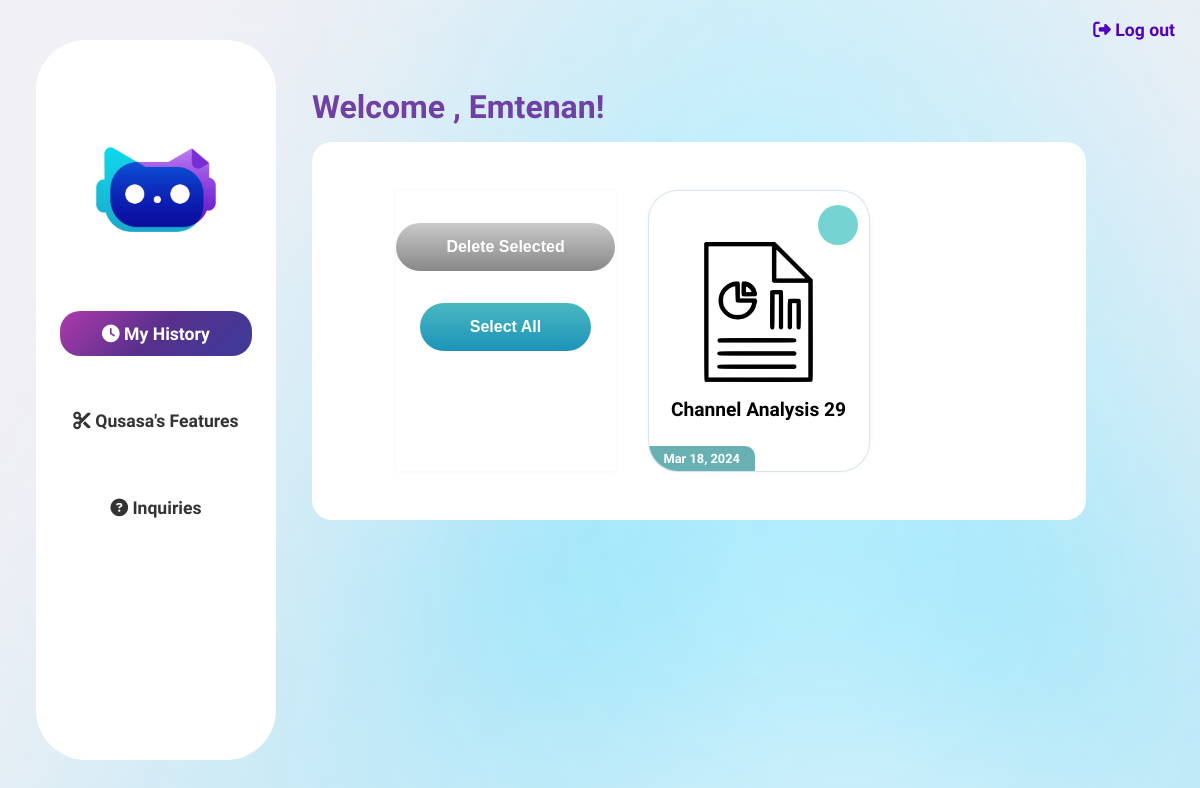
Before: /base/ (signed in) with the older database file.
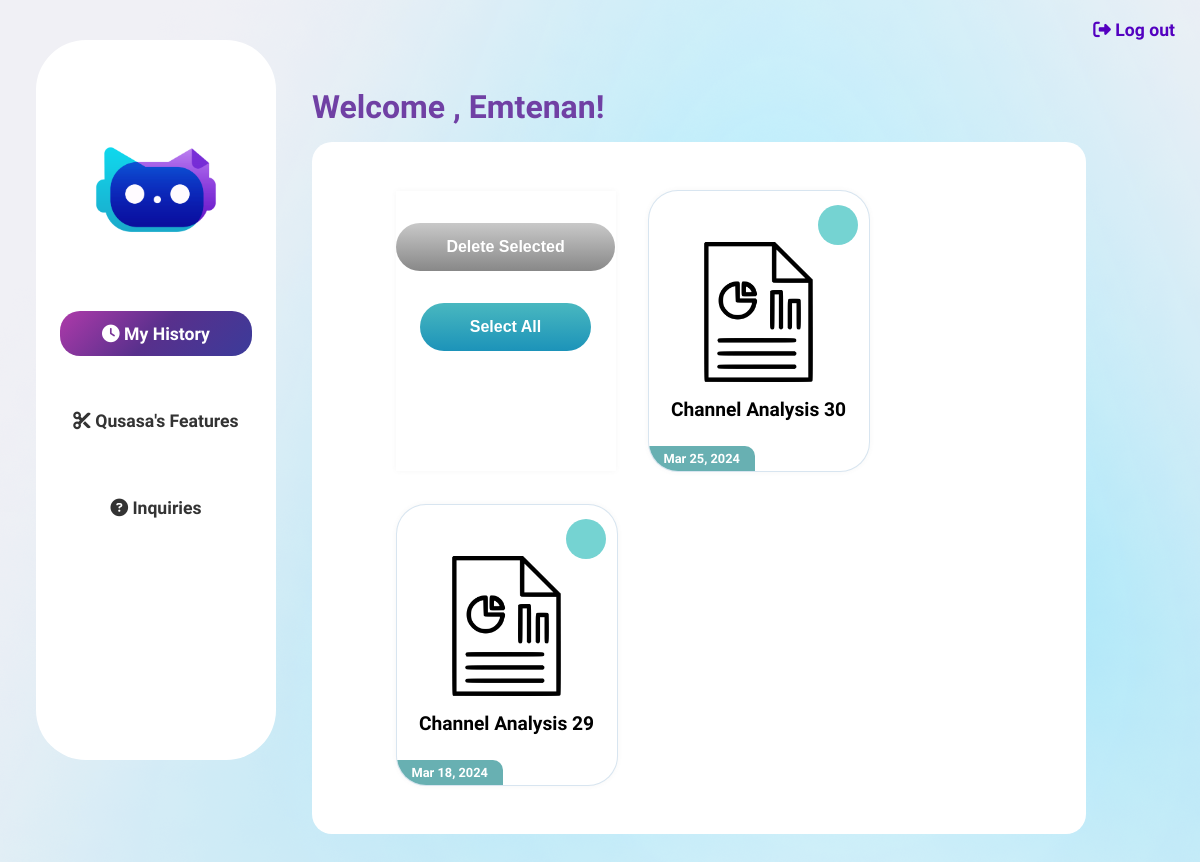
After: the same page with the newer database file.
### qusasa/models.py (models this page shows, shortened)
class ChannelAnalysisHistory(models.Model):
    user = models.ForeignKey(settings.AUTH_USER_MODEL, on_delete=models.CASCADE)
    channel_url = models.URLField(max_length=2048)
    created_at = models.DateTimeField(auto_now_add=True)

### qusasa/views/auth_views.py (the view)
    def wrap(request, *args, **kwargs):
        if request.user.is_verified:
            return function(request, *args, **kwargs)
        else:
            return redirect('confirm_email')

### qusasa/backend.py (called while the page is built)
    def get_user(self, user_id):
        UserModel = get_user_model()
        try:
            return UserModel.objects.get(pk=user_id)
        except UserModel.DoesNotExist:
            return None

### qusasa/views/auth_views.py (called while the page is built)
def email_verified_required(function):
    def wrap(request, *args, **kwargs):
        if request.user.is_verified:
            return function(request, *args, **kwargs)
        else:
            return redirect('confirm_email')
    return wrap

### qusasa/templates/qusasa/base.html (shortened to what this page needs)
{% load static %}
<!DOCTYPE html>
<html lang="en">
<head>
    <link rel="stylesheet" href="{% static 'qusasa/css/base.css' %}">
    <link rel="stylesheet" href="{% static 'qusasa/css/cards.css' %}" />
</head>
<body>
    <a class="log-out" href="{% url 'logout' %}"><i class="fa-solid fa-right-from-bracket"></i>  Log out</a>
    {% include 'side_nav.html' %}
    <div class="content">
        <div class="welcome">
            Welcome , {{ user.first_name }}!
        </div>
        <div class="history">
            <div class="cards">
                {% if video_histories.exists or topic_histories.exists or playlist_histories.exists or channel_histories.exists or video_retrieving_histories.exists or competitive_histories.exists %}
                        <div class="buttons">
                            <button id="delete-selected">Delete Selected</button>
                            <button id="select-all">Select All</button>
                        </div>
                    {% for history in channel_histories %}
                    <article class="card">
                        <label for="channel-history-{{ history.id }}"></label>
                        <a href="{% url 'channel_analysis_detail' history.id %}">
                        <header class="card__thumb">
                            <img src="{% static 'qusasa/images/report.png' %}"/>
                            <div class="feature-name">
                                    Channel Analysis {{ history.id }}
                            </div>
                        </header>
                        <div class="card__body">
                            <div class="card__category youtube">{{ history.created_at|date:"M d, Y" }}</div>
                        </div>
                    </a>
                    </article>
                    {% endfor %}
                {% endif %}
            </div>
        </div>
    </div>
</body>
</html>

Changed rows visible on the page:
added ChannelAnalysisHistory: id "30", created_at "Mar 25, 2024"
